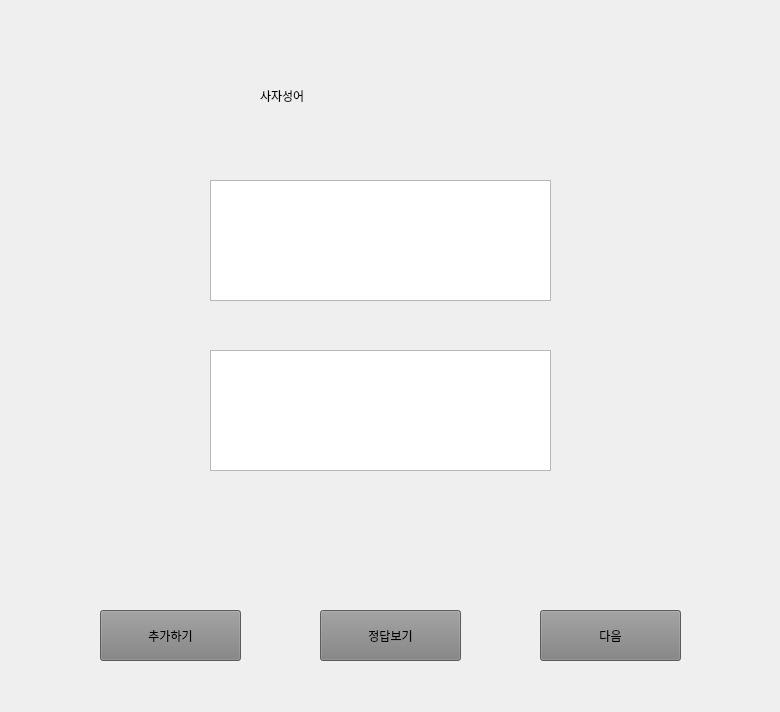
<?xml version="1.0" encoding="UTF-8"?>
<ui version="4.0">
 <class>widget</class>
 <widget class="QWidget" name="widget">
  <property name="geometry">
   <rect>
    <x>0</x>
    <y>0</y>
    <width>780</width>
    <height>712</height>
   </rect>
  </property>
  <property name="windowTitle">
   <string>Form</string>
  </property>
  <widget class="QLabel" name="title">
   <property name="geometry">
    <rect>
     <x>260</x>
     <y>50</y>
     <width>261</width>
     <height>91</height>
    </rect>
   </property>
   <property name="styleSheet">
    <string notr="true">font: 75 36pt &quot;Agency FB&quot;;</string>
   </property>
   <property name="text">
    <string>사자성어</string>
   </property>
  </widget>
  <widget class="QTextEdit" name="word">
   <property name="geometry">
    <rect>
     <x>210</x>
     <y>180</y>
     <width>341</width>
     <height>121</height>
    </rect>
   </property>
  </widget>
  <widget class="QTextEdit" name="word2">
   <property name="geometry">
    <rect>
     <x>210</x>
     <y>350</y>
     <width>341</width>
     <height>121</height>
    </rect>
   </property>
  </widget>
  <widget class="QPushButton" name="answer">
   <property name="geometry">
    <rect>
     <x>320</x>
     <y>610</y>
     <width>141</width>
     <height>51</height>
    </rect>
   </property>
   <property name="styleSheet">
    <string notr="true">background-color : gray;
font: 11pt &quot;Agency FB&quot;;</string>
   </property>
   <property name="text">
    <string>정답보기</string>
   </property>
  </widget>
  <widget class="QPushButton" name="next">
   <property name="geometry">
    <rect>
     <x>540</x>
     <y>610</y>
     <width>141</width>
     <height>51</height>
    </rect>
   </property>
   <property name="styleSheet">
    <string notr="true">background-color : gray;
font: 11pt &quot;Agency FB&quot;;</string>
   </property>
   <property name="text">
    <string>다음</string>
   </property>
  </widget>
  <widget class="QPushButton" name="add">
   <property name="geometry">
    <rect>
     <x>100</x>
     <y>610</y>
     <width>141</width>
     <height>51</height>
    </rect>
   </property>
   <property name="styleSheet">
    <string notr="true">background-color : gray;
font: 11pt &quot;Agency FB&quot;;</string>
   </property>
   <property name="text">
    <string>추가하기</string>
   </property>
  </widget>
 </widget>
 <resources/>
 <connections/>
</ui>
